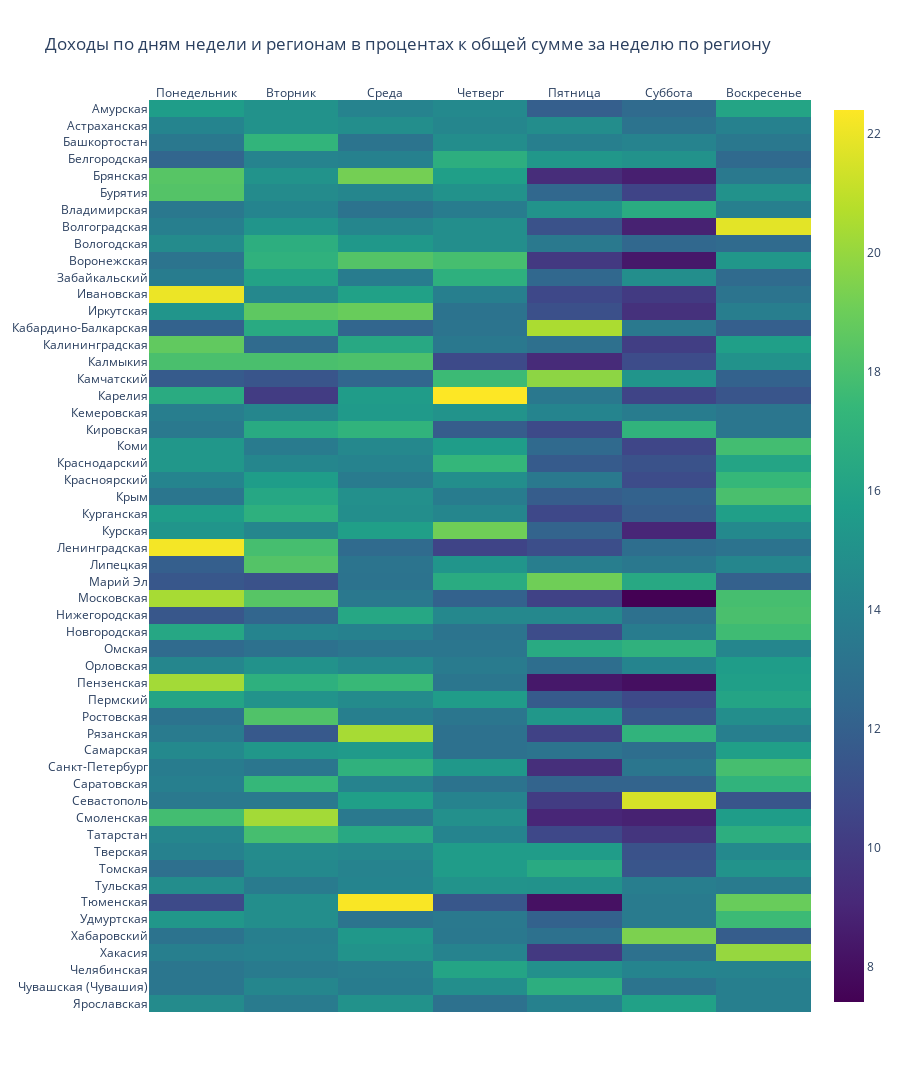

Notebook cell for this chart:
### Code cell
# Рисуем heatmap
fig = go.Figure(data=go.Heatmap(
        z=df_wd_income.values,
        x=df_wd_income.columns,
        y=df_wd_income.index,
        colorscale='Viridis'
))
        
fig.update_xaxes(side="top")

fig.update_layout(
    title='Доходы по дням недели и регионам в процентах к общей сумме за неделю по региону',
    width = 900, 
    height = 1800,
)


fig.show()

### Figure 1 — Plotly figure (JSON) as saved in the notebook; plotly's stock layout.template omitted (floating-point values rounded to 4 significant figures; data arrays with more than 128 entries replaced by an {"elided": "..."} marker saying what was removed)
{"data": [{"colorscale": [[0, "#440154"], [0.1111, "#482878"], [0.2222, "#3e4989"], [0.3333, "#31688e"], [0.4444, "#26828e"], [0.5556, "#1f9e89"], [0.6667, "#35b779"], [0.7778, "#6ece58"], [0.8889, "#b5de2b"], [1, "#fde725"]], "type": "heatmap", "x": ["Понедельник", "Вторник", "Среда", "Четверг", "Пятница", "Суббота", "Воскресенье"], "y": ["Ярославская", "Чувашская (Чувашия)", "Челябинская", "Хакасия", "Хабаровский", "Удмуртская", "Тюменская", "Тульская", "Томская", "Тверская", "Татарстан", "Смоленская", "Севастополь", "Саратовская", "Санкт-Петербург", "Самарская", "Рязанская", "Ростовская", "Пермский", "Пензенская", "Орловская", "Омская", "Новгородская", "Нижегородская", "Московская", "Марий Эл", "Липецкая", "Ленинградская", "Курская", "Курганская", "Крым", "Красноярский", "Краснодарский", "Коми", "Кировская", "Кемеровская", "Карелия", "Камчатский", "Калмыкия", "Калининградская", "Кабардино-Балкарская", "Иркутская", "Ивановская", "Забайкальский", "Воронежская", "Вологодская", "Волгоградская", "Владимирская", "Бурятия", "Брянская", "Белгородская", "Башкортостан", "Астраханская", "Амурская"], "z": {"elided": "54x7 float values"}}], "layout": {"height": 1800, "title": {"text": "Доходы по дням недели и регионам в процентах к общей сумме за неделю по региону"}, "width": 900, "xaxis": {"side": "top"}}}
